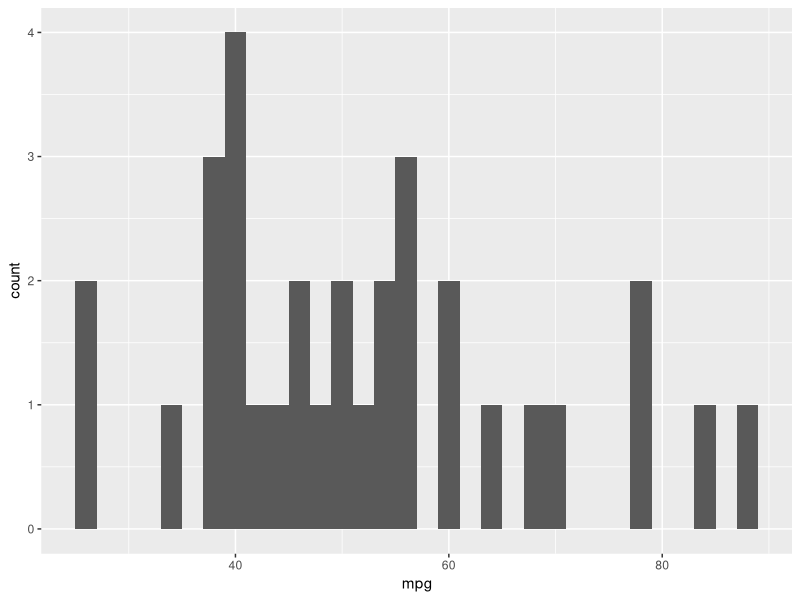
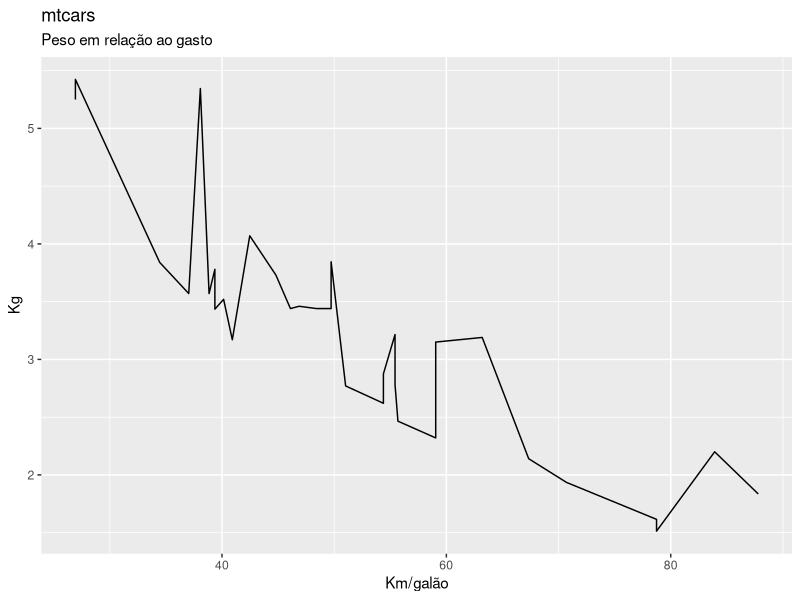

Generate these figures, in order, with R:
## ---- chunk 1
# Hadley prefere atribuições utilizando ceta <-  
a <- 42
b = 21
11.5 -> c
## ---- chunk 2
# Para verificar suas variáveis de ambiente
ls()

# Se quiser remover alguma espefica
rm(b)

# Se quiser remover todas
rm(list=ls())

## ---- chunk 3
l <- FALSE 
n <- 3.1415
i <- 64L
cc <- 'programming'

# Para verificar os tipos
class(l)
class(n)
class(i)
class(cc)

## ---- chunk 4
l <- c(FALSE,FALSE,TRUE,FALSE)
n <- c(12.333,12.389,12.918, 13, 14.021)
cc <- c('programming','r','python')

# Para verificar o tamanho
length(l)
length(n)
length(cc)

# Para criar vetores vazios
v <- vector(length = 10,mode = "numeric")
length(v)

# Para criar vetores mistos
m1 <- c('R','is','Easy',FALSE)
m3 <- c('programming',3000,'lines')

## ---- chunk 5
meu_df <- data.frame(nome = c("Hajime", "Naruto", "Midorya", "Ed"),
                     funcao = c("pugilista", "Ninja", "Estudante", "Alquimista"),
                     idade = c(17, 12, 15, 16))

# Para acessar os atributos do dataframe
meu_df$nome
meu_df$funcao
meu_df$idade

## ---- chunk 6
  ## Utilizando funções básicas
  
  # Média das idades
  mean(meu_df$idade)
  
  # A idade máxima dos personagens
  max(meu_df$idade)
  
  # A idade mínima 
  min(meu_df$idade)
  
## ---- chunk 7
  # Laço simples 
  for(i in meu_df$funcao){
    print(i)
  }
  
  # Laço simple porém um pouco mais rápido
  for(i in seq_along(meu_df$funcao)){
    print(meu_df$funcao[i])
  }
  
  # Laço utilizando programação funcional
  sapply(meu_df$funcao, print)

## ---- chunk 8
  # Verificação utilizando a primeira linha

  if (meu_df$nome[1] == "Hajime"){
    print("Melhor anime!")
  } else {
    print("Da pra assistir!")
  }
  
  # Podemos utilizar também o ifelse

  ifelse(meu_df$nome[1] == "Hajime", "Melhor anime!", "Da pra assisir")
## ---- chunk 9
  
  # Função para converter milhas em quilômetros
  conversor_mi_km <- function(mi){
    distance_km <- mi*1.60934
    return(distance_km)
  }
  
  # Função para converter quilômetros em milhas
  conversor_km_mi <- function(km){
    distance_mi <- km*0.621371
    return(distance_mi)
  }
  
  # Usando as funções
  conversor_mi_km(10)
  
## ---- chunk 10
  # Primeiro vamos usar outro dataframe
  data(mtcars)
  
  # Vamos verificar nossas colunas e entender o data.frame
  colnames(mtcars)
  
  # [, 1] 	mpg 	Miles/(US) gallon
  # [, 2] 	cyl 	Number of cylinders
  # [, 3] 	disp 	Displacement (cu.in.)
  # [, 4] 	hp 	Gross horsepower
  # [, 5] 	drat 	Rear axle ratio
  # [, 6] 	wt 	Weight (1000 lbs)
  # [, 7] 	qsec 	1/4 mile time
  # [, 8] 	vs 	Engine (0 = V-shaped, 1 = straight)
  # [, 9] 	am 	Transmission (0 = automatic, 1 = manual)
  # [,10] 	gear 	Number of forward gears
  # [,11] 	carb 	Number of carburetors
  
  # Podemos observar que a coluna 'mpg' está em milhas, vamos converter para Km
  
  # Utilizando o base para fazer 
  for (i in seq_along(mtcars$mpg)){
    mtcars$mpg[i] <- conversor_mi_km(mtcars$mpg[i])
  }
  
  # Que tal utilizarmos função de programação funcional?
  
  # Bem mais bonito e simples, não?
  mtcars$mpg <- sapply(mtcars$mpg, conversor_mi_km)
  
  # Vamos arredondar os quilometros utilizando a função round
  round(mtcars$mpg)
  
  # Desafio
  
  
  # A coluna wt está em libras (1000 lbs), tente converter para quilos utilizando o mesmo principio, se sentir dificuldade, pode usar o comando ?funcao, e.g. ?max
  
  # A solução do desafio está abaixo mas tente fazê-lo :D

## ---- chunk 11
library(ggplot2)
  # Histograma
ggplot(mtcars, aes(x=mpg)) +
  geom_histogram(binwidth = 2)

  # Grafico de linhas 


ggplot(mtcars, aes(x = mpg, y = wt)) +
  geom_line() +
  ggtitle(label = "mtcars", subtitle = "Peso em relação ao gasto") +
  xlab("Km/galão") +
  ylab("Kg")
  

## ---- chunk 12
  # Sabendo que a 1 libra equivale a 0,45 quilos, vamos fazer a conversão
  conversor_li_kg <- function(li){
    massa_kg <- li*0.453592
    return(massa_kg)
  }

  # Convertendo cada linha
  mtcars$wt <- sapply(mtcars$wt,conversor_li_kg)
  
  round(mtcars$wt, 3)
